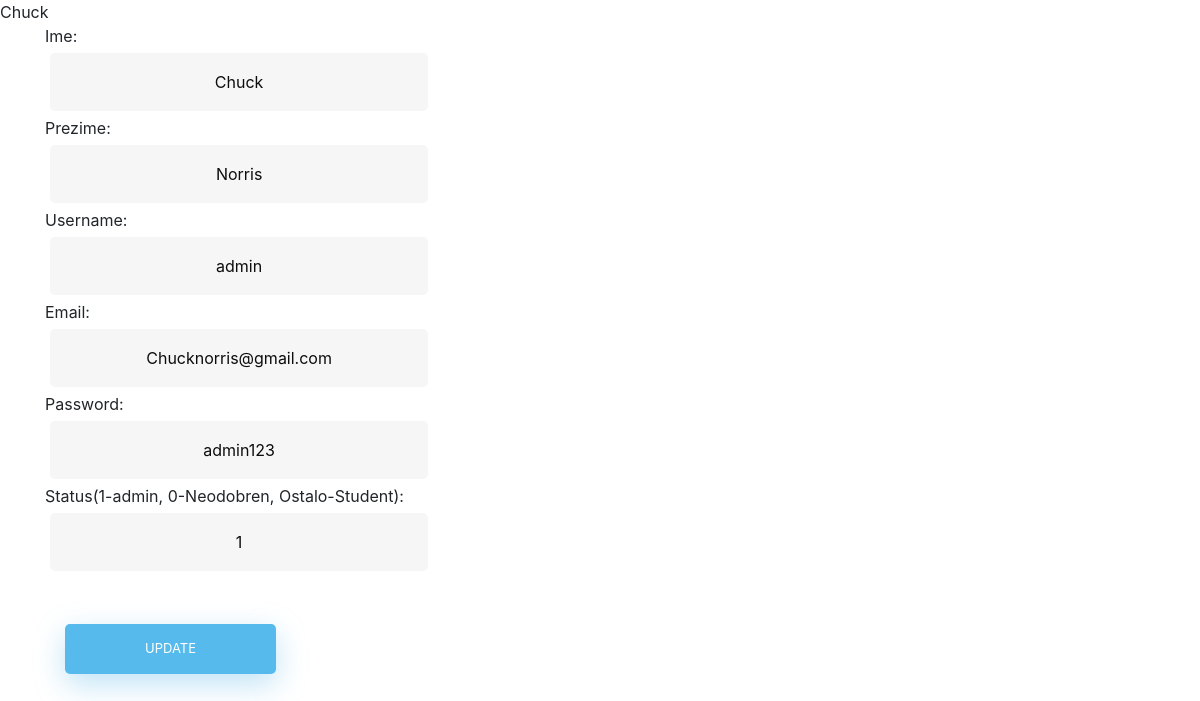
Page /PHPproject/update.php?a=admin on the committed database.
### tables this page shows
CREATE TABLE `users` (
  `user_id` int(255) NOT NULL,
  `Ime` varchar(255) NOT NULL,
  `Prezime` varchar(255) NOT NULL,
  `Password` varchar(255) NOT NULL,
  `Username` varchar(255) NOT NULL,
  `Email` varchar(255) NOT NULL,
  `Administrator` int(1) NOT NULL
);

### PHPproject/update.php (the view, shortened to what this page needs)
<?php require_once "includes/database.php" ?>
<?php
$usname=$_GET["a"];
$updateqry="SELECT Ime,Prezime,Password,Email,Administrator FROM users WHERE Username='$usname'";
$res=mysqli_query($conn,$updateqry);
$row = mysqli_fetch_assoc($res);
?>
<!DOCTYPE html>
<html lang="en">
<head>
     <link rel="stylesheet" href="style.css">
      <link rel="stylesheet" href="https://maxcdn.bootstrapcdn.com/bootstrap/4.5.2/css/bootstrap.min.css">
</head>
<body>
    <div class="container">
        <div class="row">
            <div class="col-md-5">
                <form action="test.php" method="post">
      Ime:  <br>
    <input type="text"  name="ime" id="ime" value=<?php echo $row['Ime'] ?> >
    Prezime:
    <input type="text"  name="prezime" id="prezime" value=<?php echo $row['Prezime'] ?>>
    Username:
    <input type="text"  name="username" id="username" value=<?php echo $usname ?> >
<br>
    Email:  <br>
    <input type="text"  name="email" id="email" value=<?php echo $row['Email'] ?>>
<br>
    Password:
    <input type="text"  name="psw" id="psw" value=<?php echo $row['Password'] ?> >
    Status(1-admin, 0-Neodobren, Ostalo-Student):
    <input type="text"  name="adm" id="adm" value=<?php echo $row['Administrator'] ?> >
      <input class="mt-5" type="submit" value="UPDATE" name="UPDATE">
    </form>
            </div>
        </div>
    </div>
</body>
</html>

### PHPproject/style.css (style rules this page uses)
input[type=button], input[type=submit], input[type=reset] { background-color: #56baed; border: none; color: white; padding: 15px 80px; text-align: center; text-decoration: none; display: inline-block; text-transform: uppercase; font-size: 13px; box-shadow: 0 10px 30px 0 rgba(95,186,233,0.4); box-shadow: 0 10px 30px 0 rgba(95,186,233,0.4); border-radius: 5px 5px 5px 5px; border-radius: 5px 5px 5px 5px; margin: 5px 20px 40px 20px; transition: all 0.3s ease-in-out; transition: all 0.3s ease-in-out; transition: all 0.3s ease-in-out; transition: all 0.3s ease-in-out; transition: all 0.3s ease-in-out; }
input[type=text] { background-color: #f6f6f6; border: none; color: #0d0d0d; padding: 15px 32px; text-align: center; text-decoration: none; display: inline-block; font-size: 16px; margin: 5px; width: 85%; border: 2px solid #f6f6f6; transition: all 0.5s ease-in-out; transition: all 0.5s ease-in-out; transition: all 0.5s ease-in-out; transition: all 0.5s ease-in-out; transition: all 0.5s ease-in-out; border-radius: 5px 5px 5px 5px; border-radius: 5px 5px 5px 5px; }
input[type=text]:placeholder { color: #cccccc; }

### rows in the picture
users: ime "Chuck", prezime "Norris", email "Chucknorris@gmail.com", psw "admin123", adm "1"
